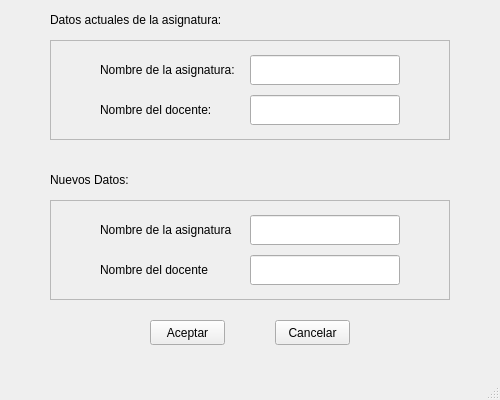
<?xml version="1.0" encoding="UTF-8"?>
<ui version="4.0">
 <class>MainWindow</class>
 <widget class="QMainWindow" name="MainWindow">
  <property name="geometry">
   <rect>
    <x>0</x>
    <y>0</y>
    <width>500</width>
    <height>400</height>
   </rect>
  </property>
  <property name="windowTitle">
   <string>Editar Asignatura</string>
  </property>
  <widget class="QWidget" name="centralwidget">
   <widget class="QPushButton" name="btnAceptar">
    <property name="geometry">
     <rect>
      <x>150</x>
      <y>320</y>
      <width>75</width>
      <height>25</height>
     </rect>
    </property>
    <property name="text">
     <string>Aceptar</string>
    </property>
   </widget>
   <widget class="QPushButton" name="btnCancelar">
    <property name="geometry">
     <rect>
      <x>275</x>
      <y>320</y>
      <width>75</width>
      <height>25</height>
     </rect>
    </property>
    <property name="text">
     <string>Cancelar</string>
    </property>
   </widget>
   <widget class="QFrame" name="frame">
    <property name="geometry">
     <rect>
      <x>50</x>
      <y>200</y>
      <width>400</width>
      <height>100</height>
     </rect>
    </property>
    <property name="frameShape">
     <enum>QFrame::StyledPanel</enum>
    </property>
    <property name="frameShadow">
     <enum>QFrame::Raised</enum>
    </property>
    <widget class="QLabel" name="label">
     <property name="geometry">
      <rect>
       <x>50</x>
       <y>20</y>
       <width>200</width>
       <height>20</height>
      </rect>
     </property>
     <property name="text">
      <string>Nombre de la asignatura</string>
     </property>
    </widget>
    <widget class="QLabel" name="label_2">
     <property name="geometry">
      <rect>
       <x>50</x>
       <y>60</y>
       <width>200</width>
       <height>20</height>
      </rect>
     </property>
     <property name="text">
      <string>Nombre del docente</string>
     </property>
    </widget>
    <widget class="QLineEdit" name="input_1">
     <property name="geometry">
      <rect>
       <x>200</x>
       <y>15</y>
       <width>150</width>
       <height>30</height>
      </rect>
     </property>
    </widget>
    <widget class="QLineEdit" name="input_2">
     <property name="geometry">
      <rect>
       <x>200</x>
       <y>55</y>
       <width>150</width>
       <height>30</height>
      </rect>
     </property>
    </widget>
   </widget>
   <widget class="QFrame" name="frame_2">
    <property name="geometry">
     <rect>
      <x>50</x>
      <y>40</y>
      <width>400</width>
      <height>100</height>
     </rect>
    </property>
    <property name="frameShape">
     <enum>QFrame::StyledPanel</enum>
    </property>
    <property name="frameShadow">
     <enum>QFrame::Raised</enum>
    </property>
    <widget class="QLabel" name="label_3">
     <property name="geometry">
      <rect>
       <x>50</x>
       <y>20</y>
       <width>200</width>
       <height>20</height>
      </rect>
     </property>
     <property name="text">
      <string>Nombre de la asignatura:</string>
     </property>
    </widget>
    <widget class="QLabel" name="label_4">
     <property name="geometry">
      <rect>
       <x>50</x>
       <y>60</y>
       <width>200</width>
       <height>20</height>
      </rect>
     </property>
     <property name="text">
      <string>Nombre del docente:</string>
     </property>
    </widget>
    <widget class="QLineEdit" name="output_1">
     <property name="geometry">
      <rect>
       <x>200</x>
       <y>15</y>
       <width>150</width>
       <height>30</height>
      </rect>
     </property>
    </widget>
    <widget class="QLineEdit" name="output_2">
     <property name="geometry">
      <rect>
       <x>200</x>
       <y>55</y>
       <width>150</width>
       <height>30</height>
      </rect>
     </property>
    </widget>
   </widget>
   <widget class="QLabel" name="titulo_1">
    <property name="geometry">
     <rect>
      <x>50</x>
      <y>10</y>
      <width>200</width>
      <height>20</height>
     </rect>
    </property>
    <property name="text">
     <string>Datos actuales de la asignatura:</string>
    </property>
   </widget>
   <widget class="QLabel" name="titulo_2">
    <property name="geometry">
     <rect>
      <x>50</x>
      <y>170</y>
      <width>200</width>
      <height>20</height>
     </rect>
    </property>
    <property name="text">
     <string>Nuevos Datos:</string>
    </property>
   </widget>
  </widget>
  <widget class="QMenuBar" name="menubar">
   <property name="geometry">
    <rect>
     <x>0</x>
     <y>0</y>
     <width>500</width>
     <height>21</height>
    </rect>
   </property>
  </widget>
  <widget class="QStatusBar" name="statusbar"/>
 </widget>
 <resources/>
 <connections/>
</ui>
